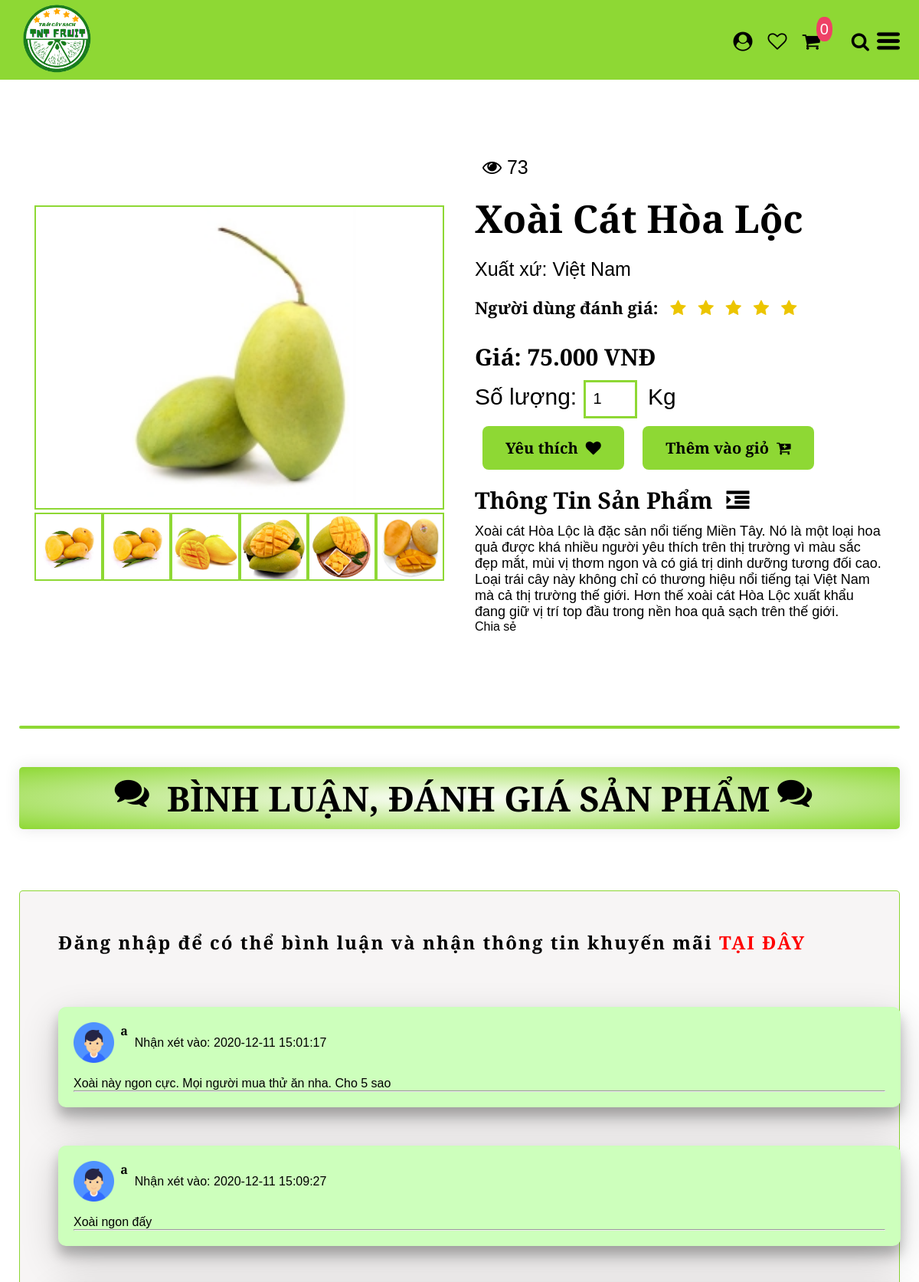
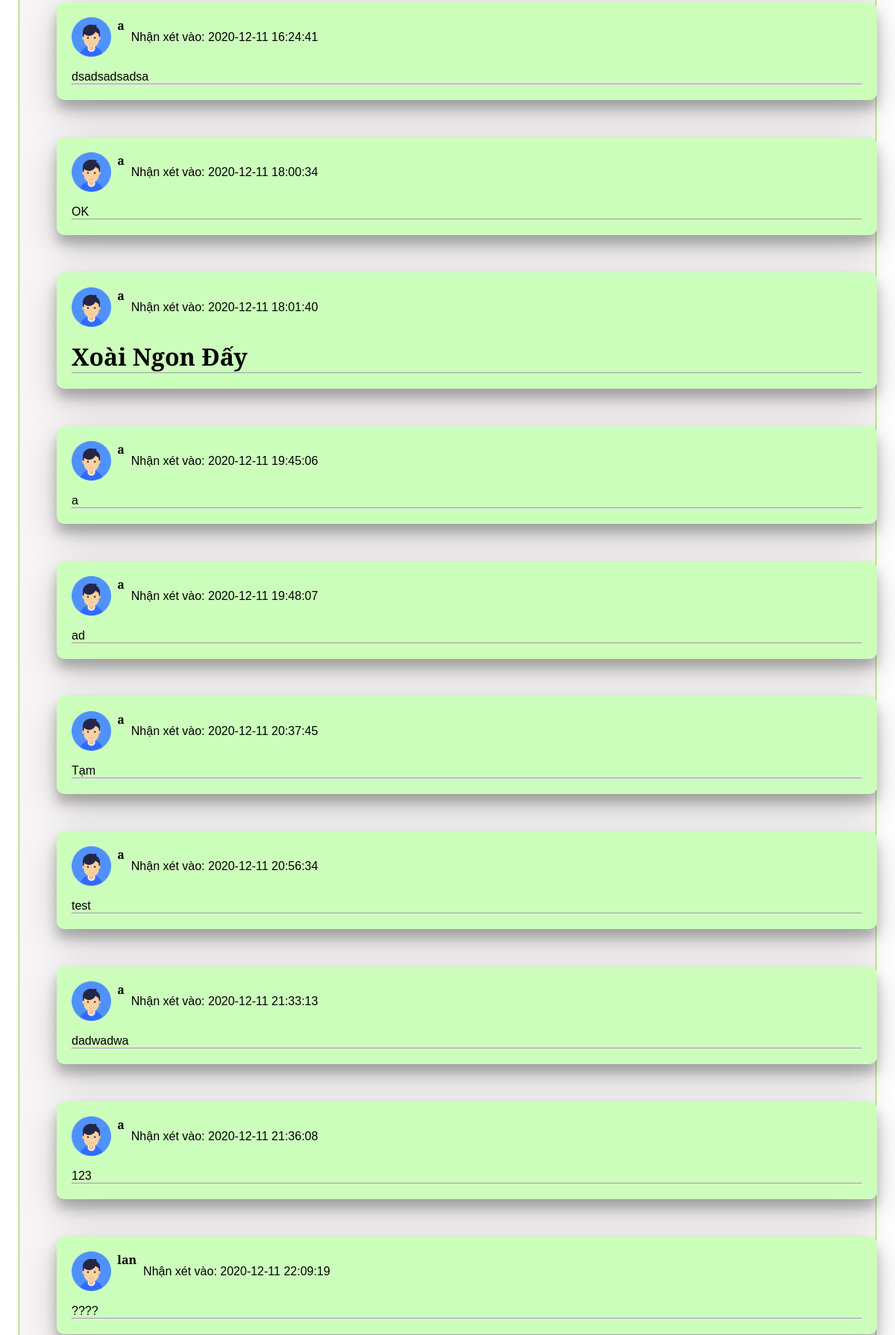
The page /CLIENT/HTML/Product_Detail.php (upper part) on the database its author committed (2 pictures, top to bottom).
### tables this page shows
CREATE TABLE `products` (
  `Pro_ID` int(11) NOT NULL,
  `Pro_Img` varchar(1000) NOT NULL,
  `Pro_Type` varchar(1000) NOT NULL,
  `Pro_Name` varchar(1000) NOT NULL,
  `Pro_Nation` varchar(100) NOT NULL,
  `Pro_Price` bigint(20) NOT NULL,
  `Pro_Rate` int(5) NOT NULL,
  `Pro_Info` varchar(2000) NOT NULL,
  `Pro_View` bigint(20) NOT NULL DEFAULT 0
);

CREATE TABLE `listimg_products` (
  `Lis_ID` int(11) NOT NULL,
  `Lis_Path` varchar(1000) NOT NULL,
  `Pro_ID` int(11) NOT NULL
);

CREATE TABLE `comments` (
  `Com_ID` int(11) NOT NULL,
  `Com_Content` mediumtext NOT NULL,
  `Com_Date` datetime NOT NULL,
  `Pro_ID` int(11) NOT NULL,
  `Acc_ID` int(11) NOT NULL
);

CREATE TABLE `accounts` (
  `Acc_ID` int(11) NOT NULL,
  `Acc_Username` varchar(100) NOT NULL,
  `Acc_Password` varchar(100) NOT NULL,
  `Acc_Role` varchar(100) NOT NULL,
  `Acc_Status` tinyint(1) NOT NULL DEFAULT 0,
  `Acc_Date` datetime NOT NULL DEFAULT current_timestamp(),
  `Cus_ID` int(11) DEFAULT NULL
);

### CLIENT/HTML/Product_Detail.php (the view, shortened to what this page needs)
<?php
    include 'Functions.php';
    $id = !empty($_GET['id']) ? $_GET['id'] : 1;
    $QUERY = "SELECT * FROM `products` WHERE `Pro_ID` = " . $id;
    $result = $con->query($QUERY);
    $Product = $result->fetch_array();
    $QUERY_2 = "SELECT * FROM `listimg_products` WHERE `Pro_ID` = " . $id;
    $IMG = $con->query($QUERY_2);
    $sessionKey = 'post_' . $id;
    if(!isset($_SESSION["$sessionKey"]))
    {
        $con->query("UPDATE `products` SET `Pro_View` = `Pro_View` + 1 WHERE `Pro_ID` = " . $id);
    }
?>
<!DOCTYPE html>
<html>
<head>
    <link rel="stylesheet" type="text/css" href="../CSS/style.css">
    <link rel="stylesheet" type="text/css" href="https://stackpath.bootstrapcdn.com/font-awesome/4.7.0/css/font-awesome.min.css">
</head>
<body>
    <div class="backgroundcolor">
        <?php include 'Header.php'; ?>
        <div class="small-container single-product">
            <div class="row">
                <div class="col-2">
                    <img src="<?= $Product['Pro_Img'] ?>" id="productimg">
                    <div class="small-img-row">
                        <?php
                            while($row = $IMG->fetch_array())
                            {
                        ?>
                                <div class="small-img-col">
                                    <img src="<?= $row['Lis_Path'] ?>" class="small-img">
                                </div>
                        <?php
                            }
                        ?>
                    </div>
                </div>
                <div class="col-2">
                    <p><i class="fa fa-eye"></i> <?= $Product['Pro_View']; ?></p>
                    <br>
                    <h1><?= $Product['Pro_Name']; ?></h1>
                    <br>
                    <p>Xuất xứ: <?= $Product['Pro_Nation']; ?></p>
                    <h4>Người dùng đánh giá:
                    </h4>
                    <h3>Giá: <?= number_format($Product['Pro_Price'], 0, ",", "."); ?> VNĐ</h3>
                    <span>Số lượng: </span><input type="number" id="number" value="1" min="1" max="50"> <span>Kg</span>
                    <br>
                    <a href="" class="btn">Yêu thích<i class="fa fa-heart"></i></a>
                    <a class="btn modal-btn" id="addcart">Thêm vào giỏ<i class="fa fa-cart-plus"></i></a>
                    <h3>Thông Tin Sản Phẩm <i class="fa fa-indent"></i></h3>
                    <p class="product-info">
                        <?= $Product['Pro_Info']; ?>
                        <div class="fb-share-button" data-href="http://localhost:81/Code/Project/Fruit_Website/CLIENT/HTML/Product_Detail.php?id=<?= $id ?>" data-layout="button_count" data-size="large"><a target="_blank" href="https://www.facebook.com/sharer/sharer.php?u=http%3A%2F%2Flocalhost%3A81%2FCode%2FProject%2FFruit_Website%2FCLIENT%2FHTML%2FProduct_Detail.php&amp;src=sdkpreparse" class="fb-xfbml-parse-ignore">Chia sẻ</a></div>
                    </p>
                </div>
            </div>
            <hr style="border: none; background-color: var(--Background_color); border-radius: 3px; padding: 2px; height: 1px; margin: 100px 0 50px 0;">
            <h1 class="title-comment" id="comment">
                <i class="fa fa-comments"></i> &nbsp;&nbsp;BÌNH LUẬN, ĐÁNH GIÁ SẢN PHẨM <i class="fa fa-comments"></i>
            </h1>
            <div class="comment">
                <div class="comment-box">
                    <?php
                        if(!isset($_SESSION['login']) && empty($_SESSION['login']))
                        {
                            echo '<h2 style="letter-spacing: 2px;">Đăng nhập để có thể bình luận và nhận thông tin khuyến mãi <a href="Login.php" style="color: red;"> TẠI ĐÂY</a></h2> <br>';
                        }
                    ?>
                    <div id="commentload">
                        <?php
                            $SQLListCM = "SELECT * FROM `comments`, `accounts` WHERE `comments`.`Acc_ID` = `accounts`.`Acc_ID` AND `Pro_ID` = '$id' ORDER BY `Com_ID` ASC";
                            $ShowCM = $con->query($SQLListCM);
                            $totaltb = mysqli_num_rows($ShowCM);
                            if($totaltb <= 0)
                            {
                                echo '<h3>Chưa có bình luận nào.</h3>';
                            }
                            else
                            {
                        ?>
                                <div class="list-comment">
                                    <?php
                                        while($row = $ShowCM->fetch_array())
                                        {
                                    ?>
                                            <div class="user">
                                                <image src="../Image/Logo/User.png" class="user-img">
                                                <div class="username">&nbsp; <?= $row['Acc_Username'] ?></div>
                                                <br>
                                                <div class="time">&nbsp; Nhận xét vào: <?= $row['Com_Date'] ?></div>
                                                <br>
                                                <div class="content-comment">
                                                    <?= $row['Com_Content'] ?>
                                                </div>
                                                <hr>
                                            </div>
                                    <?php
                                        }
                                    ?>
                                </div>
                        <?php
                            }
                        ?>
                    </div>
                </div>
            </div>
        </div>
    </div>
</body>
</html>

### CLIENT/CSS/style.css (style rules this page uses)
:root { --Background_color: rgba(130, 212, 30, 0.9); --Mau_nen_cho_btnExplore: #ffffff; --Star_rating: #ecc500; }
* { margin: 0px; padding: 0px; box-sizing: border-box; font-family: 'Merriweather Sans', sans-serif; }
html { scroll-behavior: smooth; }
a { text-decoration: none; }
a:link { color: #000000; }
.backgroundcolor { background-color: #ffffff; }
.small-container { max-width: 1284px; margin: auto; padding-left: 25px; padding-right: 25px; }
.row { display: flex; align-items: center; flex-wrap: wrap; justify-content: space-around; }
.col-2 { min-width: 500px; }
.col-2 img { flex-basis: 35%; width: 100%; max-width: 100%; }
.col-2 h3 { font-size: 30px; line-height: 60px; }
.btn { position: relative; cursor: pointer; display: inline-block; background-color: var(--Background_color); font-size: 20px; font-weight: bolder; text-decoration: none; padding: 15px 30px; margin: 10px; border-radius: 8px; transition: linear 0.3s; }
.col-2 p { font-size: 25px; }
.single-product { margin-top: 80px; }
.single-product .col-2 img { padding: 0; border: 2px solid var(--Background_color); }
.single-product .col-2 { padding: 20px; }
.single-product .row .col-2 { flex-basis: 50%; min-width: 300px; }
.single-product .row .col-2 .product-info { font-size: 18px; }
.single-product .row .col-2 h1 { font-size: 50px; }
.single-product .row .col-2 span { font-size: 30px; }
.single-product h4 { margin: 20px 0; font-size: 22px; font-weight: bold; }
.single-product input[type=number] { border: 3px solid var(--Background_color); width: 70px; height: 50px; padding-left: 10px; font-size: 20px; margin-right: 10px; }
.single-product .fa { margin-left: 10px; }
.small-img-row { display: flex; justify-content: space-between; }
.small-img-col { flex-basis: 20%; cursor: pointer; }
.title-comment { display: flex; justify-content: center; color: rgb(0, 0, 0); border-radius: 5px; font-size: 45px; padding: 10px; margin-bottom: 80px; background: radial-gradient(#fff, var(--Background_color)); box-shadow: 0 0 20px 0px rgba(0,0,0,0.1); }
.comment { display: block; display: flex; justify-content: flex-start; flex-wrap: wrap; padding: 50px; border-radius: 5px; border: 1px solid var(--Background_color); background-color: rgb(247, 245, 245); }
.list-comment { position: relative; width: 1100px; display: block; }
.list-comment .user { border-radius: 10px; box-shadow: 0 12px 16px 0 rgba(0,0,0,0.24), 0 17px 50px 0 rgba(0,0,0,0.19); background-color: rgb(205, 255, 188); padding: 20px; margin: 50px 0; overflow: auto; }
.list-comment .user .user-img { float: left; width: 5%; height: 5%; }
.list-comment .user .username { position: relative; float: left; font-weight: bolder; }
.list-comment .user .time { float: left; position: relative; }
.content-comment { flex-wrap: wrap; }

### rows shown on the page
products: Pro_Img (picture), Pro_View "73", Pro_Name "Xoài Cát Hòa Lộc", Pro_Nation "Việt Nam", Pro_Price "75.000", Pro_Info "Xoài cát Hòa Lộc là đặc sản nổi tiếng Miền Tây. Nó là một loại hoa quả được khá nhiều người yêu thích trên thị trường vì màu sắc đẹp mắt, mùi vị thơm ngon và có giá trị dinh dưỡng tương đối cao. Loại trái cây này không chỉ có thương hiệu nổi tiếng tại Việt Nam mà cả thị trường thế giới. Hơn thế xoài cát Hòa Lộc xuất khẩu đang giữ vị trí top đầu trong nền hoa quả sạch trên thế giới."
listimg_products: Lis_Path (picture)
listimg_products: Lis_Path (picture)
listimg_products: Lis_Path (picture)
listimg_products: Lis_Path (picture)
listimg_products: Lis_Path (picture)
listimg_products: Lis_Path (picture)
comments: Acc_ID.Acc_Username "a", Com_Date "2020-12-11 15:01:17", Com_Content "Xoài này ngon cực. Mọi người mua thử ăn nha. Cho 5 sao"
comments: Acc_ID.Acc_Username "a", Com_Date "2020-12-11 15:09:27", Com_Content "Xoài ngon đấy"
comments: Acc_ID.Acc_Username "a", Com_Date "2020-12-11 16:24:41", Com_Content "dsadsadsadsa"
comments: Acc_ID.Acc_Username "a", Com_Date "2020-12-11 18:00:34", Com_Content "OK"
comments: Acc_ID.Acc_Username "a", Com_Date "2020-12-11 18:01:40", Com_Content "Xoài Ngon Đấy"
comments: Acc_ID.Acc_Username "a", Com_Date "2020-12-11 19:45:06", Com_Content "a"
comments: Acc_ID.Acc_Username "a", Com_Date "2020-12-11 19:48:07", Com_Content "ad"
comments: Acc_ID.Acc_Username "a", Com_Date "2020-12-11 20:37:45", Com_Content "Tạm"
comments: Acc_ID.Acc_Username "a", Com_Date "2020-12-11 20:56:34", Com_Content "test"
comments: Acc_ID.Acc_Username "a", Com_Date "2020-12-11 21:33:13", Com_Content "dadwadwa"
comments: Acc_ID.Acc_Username "a", Com_Date "2020-12-11 21:36:08", Com_Content "123"
comments: Acc_ID.Acc_Username "lan", Com_Date "2020-12-11 22:09:19", Com_Content "????"

### other values the page prints
$number_cart "0"
